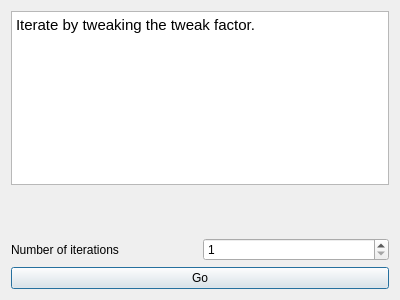
<?xml version="1.0" encoding="UTF-8"?>
<ui version="4.0">
 <class>Dialog</class>
 <widget class="QDialog" name="Dialog">
  <property name="geometry">
   <rect>
    <x>0</x>
    <y>0</y>
    <width>400</width>
    <height>300</height>
   </rect>
  </property>
  <property name="windowTitle">
   <string>Dialog</string>
  </property>
  <layout class="QVBoxLayout" name="verticalLayout">
   <item>
    <widget class="QTextBrowser" name="textBrowser_2">
     <property name="html">
      <string>&lt;!DOCTYPE HTML PUBLIC &quot;-//W3C//DTD HTML 4.0//EN&quot; &quot;http://www.w3.org/TR/REC-html40/strict.dtd&quot;&gt;
&lt;html&gt;&lt;head&gt;&lt;meta name=&quot;qrichtext&quot; content=&quot;1&quot; /&gt;&lt;style type=&quot;text/css&quot;&gt;
p, li { white-space: pre-wrap; }
&lt;/style&gt;&lt;/head&gt;&lt;body style=&quot; font-family:'Ubuntu'; font-size:11pt; font-weight:400; font-style:normal;&quot;&gt;
&lt;p style=&quot; margin-top:0px; margin-bottom:0px; margin-left:0px; margin-right:0px; -qt-block-indent:0; text-indent:0px;&quot;&gt;Iterate by tweaking the tweak factor.&lt;/p&gt;&lt;/body&gt;&lt;/html&gt;</string>
     </property>
    </widget>
   </item>
   <item>
    <spacer name="verticalSpacer_2">
     <property name="orientation">
      <enum>Qt::Vertical</enum>
     </property>
     <property name="sizeHint" stdset="0">
      <size>
       <width>20</width>
       <height>64</height>
      </size>
     </property>
    </spacer>
   </item>
   <item>
    <layout class="QHBoxLayout" name="horizontalLayout_2">
     <item>
      <widget class="QLabel" name="label_3">
       <property name="text">
        <string>Number of iterations</string>
       </property>
      </widget>
     </item>
     <item>
      <widget class="QSpinBox" name="numberIterationsSpinBox">
       <property name="minimum">
        <number>1</number>
       </property>
      </widget>
     </item>
    </layout>
   </item>
   <item>
    <widget class="QPushButton" name="iterateButton">
     <property name="text">
      <string>Go</string>
     </property>
    </widget>
   </item>
  </layout>
 </widget>
 <resources/>
 <connections/>
</ui>
